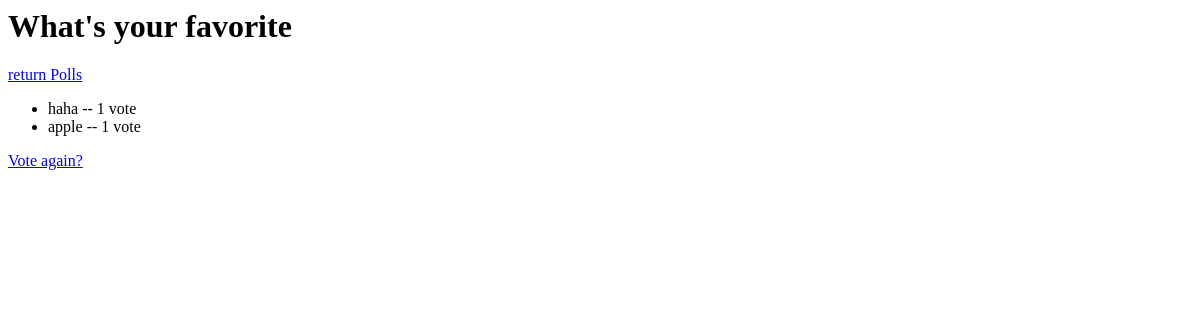
The app's page /polls/1/results/, older data.
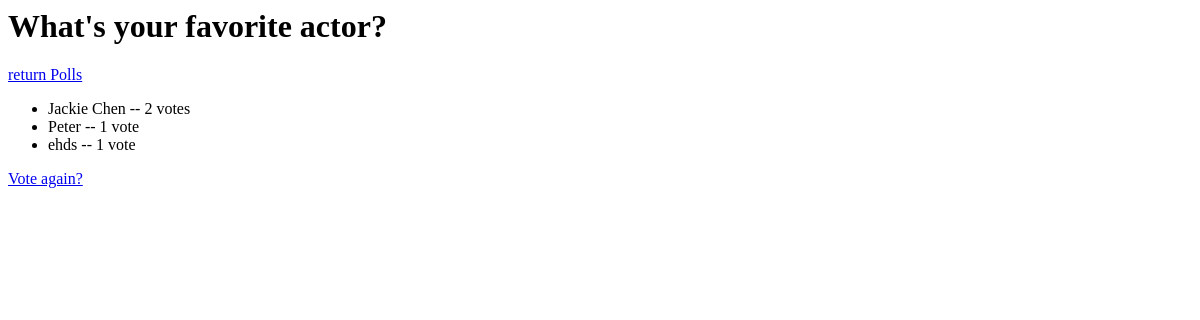
The same page, newer data.
### polls/models.py (models this page shows, shortened)
class Question(models.Model):
    question_text = models.CharField(max_length=200)
    pub_date = models.DateTimeField('date published')

class Choice(models.Model):
    question = models.ForeignKey(Question,on_delete=models.CASCADE)
    choice_text = models.CharField(max_length=200)
    votes = models.IntegerField(default=0)

### polls/views.py (the view)
# urls.py: path('<int:pk>/results/', views.ResultsView.as_view(), name='results'),
class ResultsView(generic.DetailView):
    model = Question
    template_name = 'polls/results.html'

### polls/templates/polls/results.html
<h1>{{ question.question_text }}</h1>
<a href="{% url 'polls:index' %}">return Polls</a>
<ul>
{% for choice in question.choice_set.all %}
    <li>{{ choice.choice_text }} -- {{ choice.votes }} vote{{ choice.votes|pluralize }}</li>
{% endfor %}
</ul>
<a href="{% url 'polls:detail' question.id %}">Vote again?</a>

Row changes from the older to the newer data that the page shows:
removed Choice: choice_text "haha", votes "1"
removed Choice: choice_text "apple", votes "1"
changed Question: question_text "What's your favorite" → "What's your favorite actor?"
added Choice: choice_text "Jackie Chen", votes "2"
added Choice: choice_text "Peter", votes "1"
added Choice: choice_text "ehds", votes "1"
